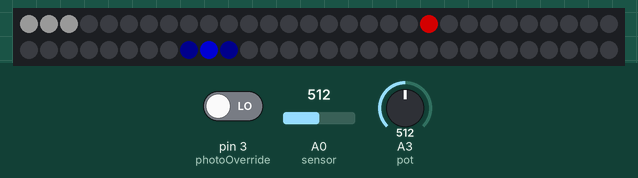
Bench run of a sketch on a simulated Arduino Uno, built with avr-gcc and run on an emulated ATmega328P. Shown: 60 RGB LEDs in strip order, left to right, continuing on the next row. The inputs (shaded band) are chosen by the test bench; at power-on: A3 (pot) = 512, A0 (sensor) = 512, pin 3 (photoOverride) LOW. Dim RGB values are drawn brighter than linear.

Above: at 1.2 s.
1.3 s: A3 (pot) set to 11
3.5 s: A3 (pot) set to 0
6.5 s: A0 (sensor) set to 0
8.5 s: A0 (sensor) set to 21
At 9.8 s:
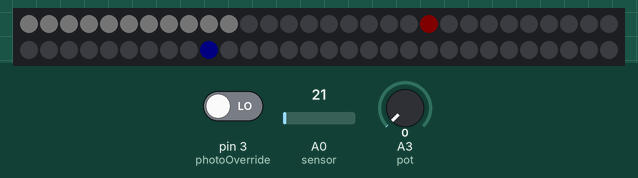
11.5 s: A3 (pot) set to 31
Timing chart, 0 to 14.5 s (numbered marks = the images above; inputs shaded):
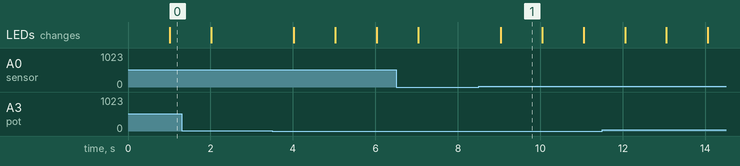

Measured:
- after the input at 8.5 s, the LEDs: change after 0.54 s (image 1)

The sketch:

Clock.ino
```cpp
#include <Adafruit_NeoPixel.h>

#define PIN 6
#define LED_COUNT 60

// Parameter 1 = number of pixels in strip
// Parameter 2 = Arduino pin number (most are valid)
// Parameter 3 = pixel type flags, add together as needed:
//   NEO_KHZ800  800 KHz bitstream (most NeoPixel products w/WS2812 LEDs)
//   NEO_KHZ400  400 KHz (classic 'v1' (not v2) FLORA pixels, WS2811 drivers)
//   NEO_GRB     Pixels are wired for GRB bitstream (most NeoPixel products)
//   NEO_RGB     Pixels are wired for RGB bitstream (v1 FLORA pixels, not v2)
Adafruit_NeoPixel strip = Adafruit_NeoPixel(LED_COUNT, PIN, NEO_GRB + NEO_KHZ800);

// IMPORTANT: To reduce NeoPixel burnout risk, add 1000 uF capacitor across
// pixel power leads, add 300 - 500 Ohm resistor on first pixel's data input
// and minimize distance between Arduino and first pixel.  Avoid connecting
// on a live circuit...if you must, connect GND first.

int photoOverride = 3;    // Used to override the photo cell sensor
int selector = A1;        // Pot to select the program to run.
int setting = 0;          // default value defined for setting the program to run.
int lightLevel = 0;       // default value defined for setting the light levels.
int brightness = 0;       // default value defined for setting the brightness level.
int hour = 0;
int minute = 0;
int second = 0;
byte hourval, minuteval, secondval; // holds the time
byte pixelColorRed, pixelColorGreen, pixelColorBlue; // holds color values


// Pot defined variables
int lightVal() { int x = 0; x = map(analogRead(A0),0,1023,0,255); return x;}  // Value of the photo cell sensor
int delayVal() { int x = 0; x = map(analogRead(A2),0,1023,10,500); return x;}  // Value of the delay pot
int brightVal() { int x = 0; x = map(analogRead(A3),0,1023,0,255); return x;}  // Value of the brightness pot

//  Preset several most common used solid colors
uint32_t off = strip.Color(0,0,0);          //Preset color variable = OFF
uint32_t r = strip.Color(255,0,0);        //Preset color variable = RED
uint32_t g = strip.Color(0,255,0);        //Preset color variable = GREEN
uint32_t b = strip.Color(0,0,255);        //Preset color variable = BLUE
uint32_t w = strip.Color(50,50,50);    //Preset color variable = WHITE
uint32_t o = strip.Color(255,75,0);        //Preset color variable = ORANGE
uint32_t p = strip.Color(255,0,255);        //Preset color variable = ORANGE

void setup() {
  strip.begin();
  pinMode(photoOverride, INPUT);
  strip.show(); // Initialize all pixels to 'off'
  hour = 8;
  minute = 21;
  second = 0;
}

void loop() {
  // First chedk the override switch for the photo cell is off, then read the photo cell level.
  if (digitalRead(photoOverride) == HIGH){ lightLevel = 0; }  else { lightLevel = lightVal(); }
  // Check if the brightness is turned all the way down.  If so use the light sensor to determin the brightness.
  if (brightVal() == 0){ strip.setBrightness(lightVal()); } else { strip.setBrightness(brightVal()); }
  keepTime();
  showTime();
  delay(1000);
}

void keepTime() {
  if (hour > 12){ hour = 1; }
  if (minute > 59 ){ minute = 0; hour++; }
  if (second > 59 ){ second = 0; minute++; } else { second++; }
}

void getTime(){
}

void showTime(){
  strip.clear();

  for(int seconds = 0; seconds <= second; seconds++){
    strip.setPixelColor(seconds,w);
  }

  int hourval = 60/12*hour;
  int preHour = hourval-2;
  int onHour = hourval-1;
  int postHour = hourval;
  int minOut = minute-1;

  if (minOut==preHour){
    strip.setPixelColor(preHour,p);
    strip.setPixelColor(onHour,b);
    strip.setPixelColor(postHour,b*.1);
  } else if (minOut==onHour){
    strip.setPixelColor(preHour,b*.1);
    strip.setPixelColor(onHour,p);
    strip.setPixelColor(postHour,b*.1);
  } else if (minOut==postHour){
    strip.setPixelColor(preHour,b*.1);
    strip.setPixelColor(onHour,b);
    strip.setPixelColor(postHour,p);
  } else {
    strip.setPixelColor(preHour,b*.1);
    strip.setPixelColor(onHour,b);
    strip.setPixelColor(postHour,b*.1);
    strip.setPixelColor(minOut,r);
  }
  strip.show();
}

void showTime_v2(){
  char* colon = ":"; // static characters save a bit
  char* slash = "/"; // of memory

  // get time
  secondval = second;  // get seconds
  minuteval = minute;  // get minutes
  hourval = hour;  	// get hours
  if(hourval > 11) hourval -= 12; // This clock is 12 hour, if 13-23, convert to 0-11

  hourval = (hourval*60 + minuteval) / 12;  //each red dot represent 24 minutes.

  // arc mode
  for(uint8_t i=0; i<strip.numPixels(); i++) {

	if (i <= secondval) {
  	pixelColorBlue = 255;
	}
	else {
  	pixelColorBlue = 0;
	}

	if (i <= minuteval) {
  	pixelColorGreen = 255;
	}
	else {
  	pixelColorGreen = 0;
	}

	if (i <= hourval) {
  	pixelColorRed = 255;
	}
	else {
  	pixelColorRed = 0;
	}

	strip.setPixelColor(i, strip.Color(pixelColorRed, pixelColorGreen, pixelColorBlue));
  }

  /*
  // for serial debugging
   Serial.print(hourval, DEC);
   Serial.print(':');
   Serial.print(minuteval, DEC);
   Serial.print(':');
   Serial.println(secondval, DEC);
   */

  //display
  strip.show();

  // wait
}
```
